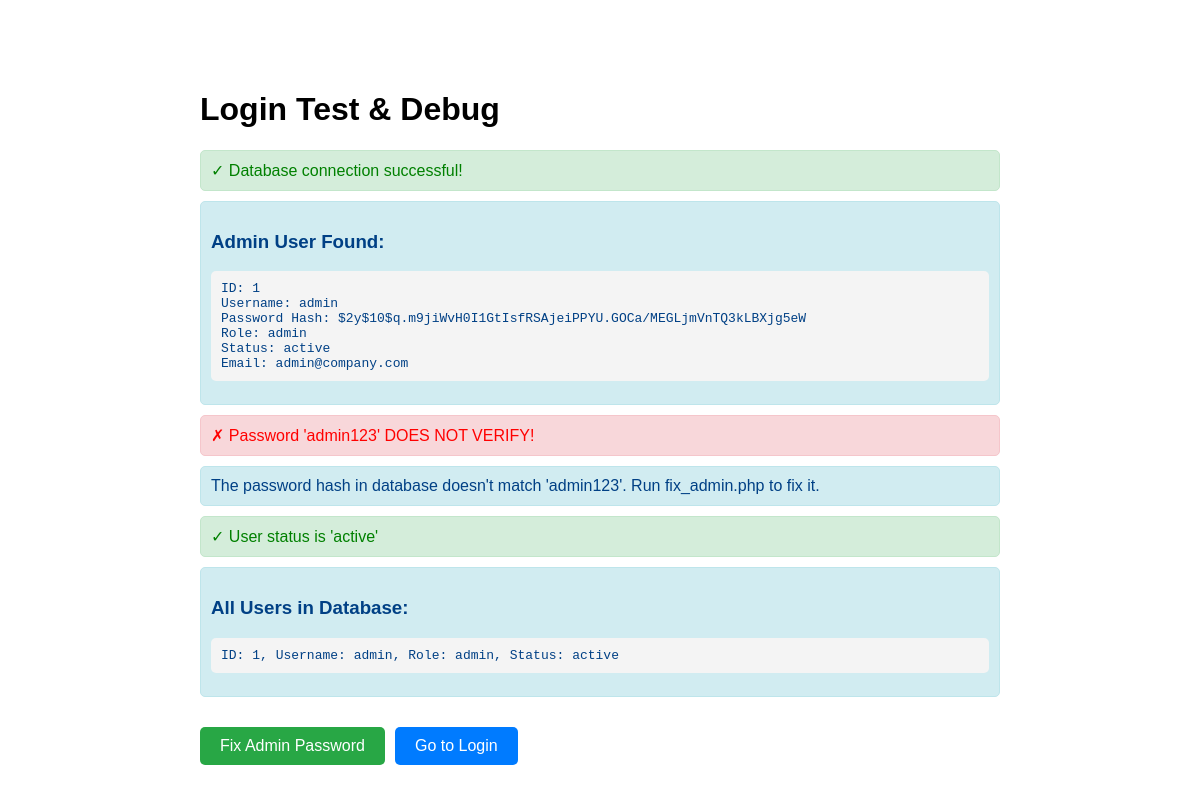
The page /test_login.php on the database its author committed.
### tables this page shows
CREATE TABLE IF NOT EXISTS users (
    id INT AUTO_INCREMENT PRIMARY KEY,
    username VARCHAR(50) UNIQUE NOT NULL,
    password VARCHAR(255) NOT NULL,
    role ENUM('admin', 'hr') DEFAULT 'hr',
    email VARCHAR(100),
    full_name VARCHAR(100),
    last_login DATETIME,
    created_at TIMESTAMP DEFAULT CURRENT_TIMESTAMP,
    status ENUM('active', 'inactive') DEFAULT 'active',
    INDEX idx_username (username),
    INDEX idx_role (role)
);

### test_login.php (the view, shortened to what this page needs)
<?php
echo "<!DOCTYPE html><html><head><title>Test Login</title>";
echo "<style>body{font-family:Arial;max-width:800px;margin:50px auto;padding:20px;}";
echo ".success{color:green;padding:10px;background:#d4edda;border:1px solid #c3e6cb;border-radius:5px;margin:10px 0;}";
echo ".error{color:red;padding:10px;background:#f8d7da;border:1px solid #f5c6cb;border-radius:5px;margin:10px 0;}";
echo ".info{color:#004085;padding:10px;background:#d1ecf1;border:1px solid #bee5eb;border-radius:5px;margin:10px 0;}";
echo "pre{background:#f4f4f4;padding:10px;border-radius:5px;overflow-x:auto;}</style></head><body>";
echo "<h1>Login Test & Debug</h1>";
try {
    $db = getDB();
    echo "<div class='success'>✓ Database connection successful!</div>";
    $stmt = $db->prepare("SELECT * FROM users WHERE username = 'admin'");
    $stmt->execute();
    $admin = $stmt->fetch();
    if ($admin) {
        echo "<div class='info'><h3>Admin User Found:</h3>";
        echo "<pre>";
        echo "ID: " . $admin['id'] . "\n";
        echo "Username: " . $admin['username'] . "\n";
        echo "Password Hash: " . $admin['password'] . "\n";
        echo "Role: " . $admin['role'] . "\n";
        echo "Status: " . $admin['status'] . "\n";
        echo "Email: " . ($admin['email'] ?? 'N/A') . "\n";
        echo "</pre></div>";
        $testPassword = 'Password123';
        $verify = password_verify($testPassword, $admin['password']);
        if ($verify) {
            echo "<div class='success'>✓ Password 'admin123' VERIFIES CORRECTLY!</div>";
        } else {
            echo "<div class='error'>✗ Password 'admin123' DOES NOT VERIFY!</div>";
            echo "<div class='info'>The password hash in database doesn't match 'admin123'. Run fix_admin.php to fix it.</div>";
        }
        if ($admin['status'] !== 'active') {
            echo "<div class='error'>✗ User status is '{$admin['status']}' - should be 'active'!</div>";
        } else {
            echo "<div class='success'>✓ User status is 'active'</div>";
        }
    } else {
        echo "<div class='error'>✗ Admin user NOT FOUND in database!</div>";
        echo "<div class='info'>Run fix_admin.php to create the admin user.</div>";
    }
    $stmt = $db->query("SELECT id, username, role, status FROM users");
    $allUsers = $stmt->fetchAll();
    if (!empty($allUsers)) {
        echo "<div class='info'><h3>All Users in Database:</h3><pre>";
        foreach ($allUsers as $user) {
            echo "ID: {$user['id']}, Username: {$user['username']}, Role: {$user['role']}, Status: {$user['status']}\n";
        }
        echo "</pre></div>";
    }
} catch (Exception $e) {
    echo "<div class='error'><strong>Error:</strong> " . htmlspecialchars($e->getMessage()) . "</div>";
    echo "<div class='info'><pre>" . htmlspecialchars($e->getTraceAsString()) . "</pre></div>";
}
echo "<div style='margin-top:30px;'>";
echo "<a href='fix_admin.php' style='background:#28a745;color:white;padding:10px 20px;text-decoration:none;border-radius:5px;display:inline-block;margin-right:10px;'>Fix Admin Password</a>";
echo "<a href='index.php' style='background:#007bff;color:white;padding:10px 20px;text-decoration:none;border-radius:5px;display:inline-block;'>Go to Login</a>";
echo "</div>";
echo "</body></html>";

### rows shown on the page
users: id "1", username "admin", password "$2y$10$q.m9jiWvH0I1GtIsfRSAjeiPPYU.GOCa/MEGLjmVnTQ3kLBXjg5eW", role "admin", status "active", email "admin@company.com"
